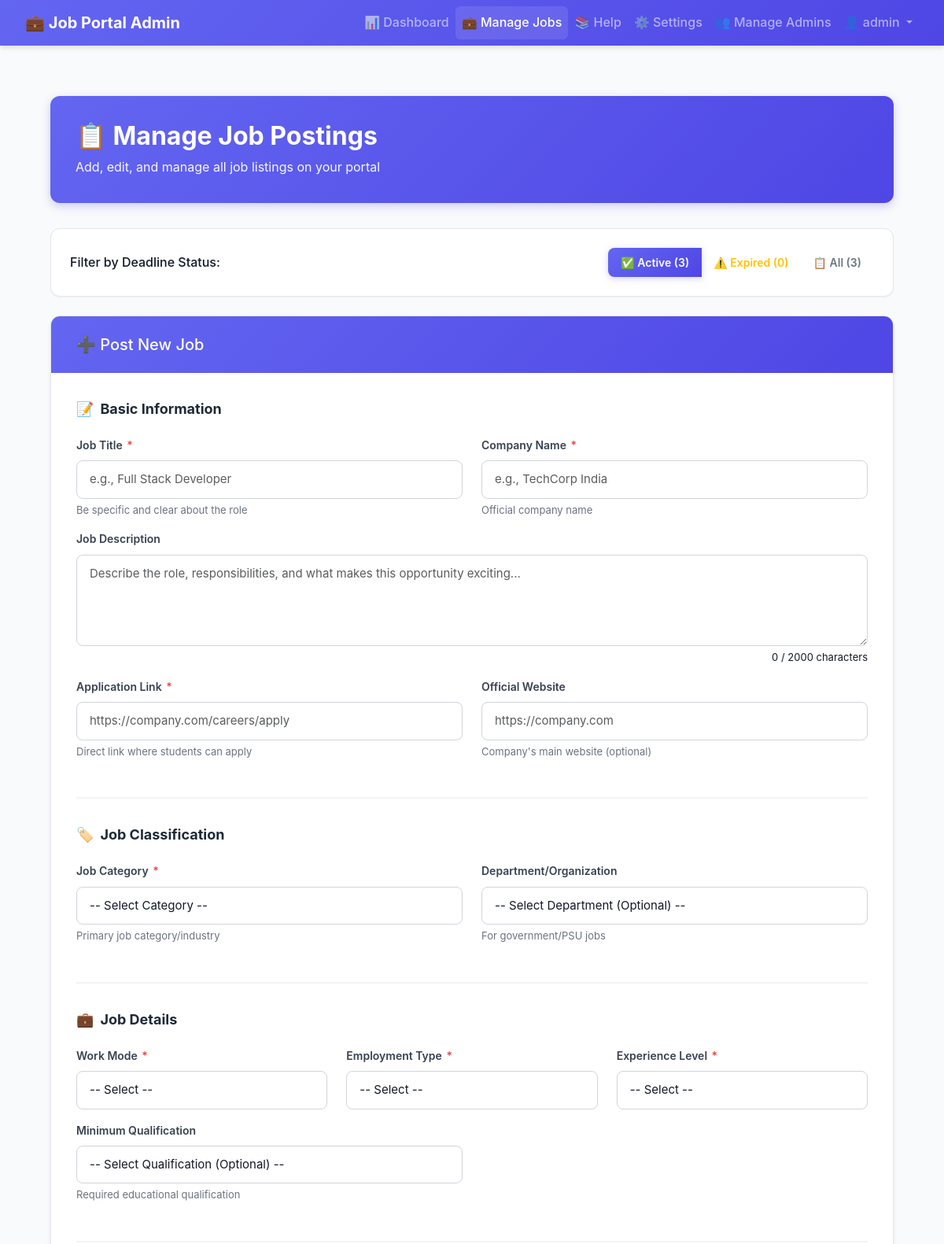
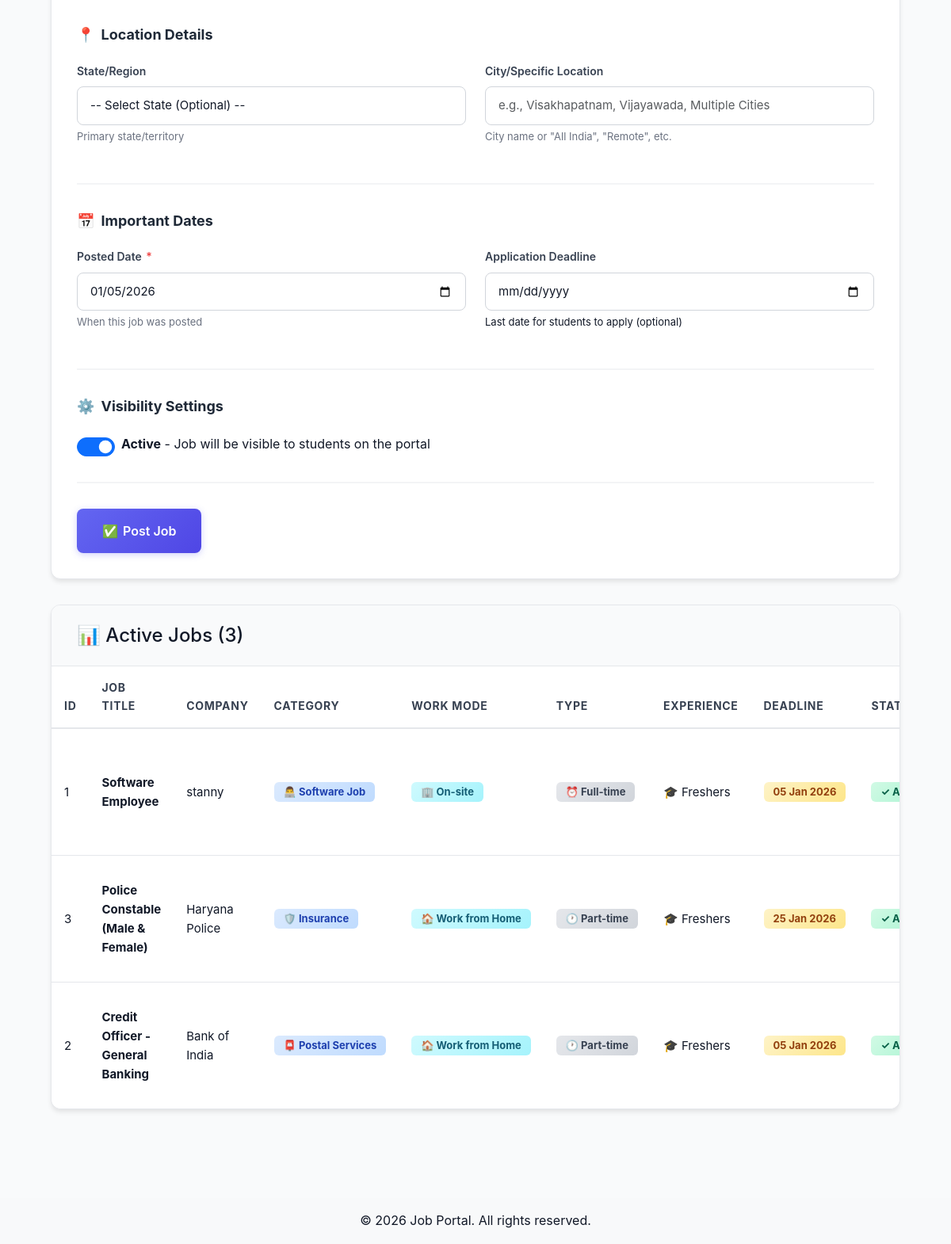
Page /admin/jobs.php (signed in) on the committed database (2 pictures, top to bottom).
### tables this page shows
CREATE TABLE `jobs` (
  `id` int(11) NOT NULL,
  `notification_number` varchar(100) DEFAULT NULL,
  `title` varchar(200) NOT NULL,
  `slug` varchar(255) DEFAULT NULL,
  `total_vacancies` int(11) DEFAULT NULL,
  `company` varchar(100) NOT NULL,
  `recruitment_board` varchar(200) DEFAULT NULL,
  `description` text DEFAULT NULL,
  `job_link` varchar(500) NOT NULL,
  `official_website` varchar(255) DEFAULT NULL,
  `work_mode` enum('Work from Home','On-site','Hybrid') DEFAULT 'On-site',
  `employment_type` enum('Full-time','Part-time','Internship') DEFAULT 'Full-time',
  `experience_level` enum('Freshers','0-2 years','2-5 years','5+ years') DEFAULT 'Freshers',
  `location` varchar(100) DEFAULT NULL,
  `category` varchar(50) DEFAULT NULL,
  `posted_date` date NOT NULL,
  `application_deadline` date DEFAULT NULL,
  `is_active` tinyint(4) DEFAULT 1,
  `created_at` timestamp NOT NULL DEFAULT current_timestamp(),
  `vacancy_breakdown` text DEFAULT NULL COMMENT 'JSON format for position-wise breakdown',
  `min_qualification_id` int(11) DEFAULT NULL COMMENT 'FK to master_qualifications',
  `required_percentage` varchar(50) DEFAULT NULL,
  `age_limit_min` int(11) DEFAULT NULL,
  `age_limit_max` int(11) DEFAULT NULL,
  `age_relaxation` text DEFAULT NULL,
  `required_experience` varchar(100) DEFAULT NULL,
  `salary_min` decimal(10,2) DEFAULT NULL,
  `salary_max` decimal(10,2) DEFAULT NULL,
  `pay_scale` varchar(100) DEFAULT NULL,
  `allowances_details` text DEFAULT NULL,
  `selection_process` text DEFAULT NULL COMMENT 'Exam/Interview stages',
  `exam_pattern` text DEFAULT NULL COMMENT 'Exam structure details',
  `notification_date` date DEFAULT NULL,
  `last_date_to_apply` date DEFAULT NULL,
  `exam_date` date DEFAULT NULL,
  `result_date` date DEFAULT NULL,
  `eligibility_cutoff_date` date DEFAULT NULL,
  `application_fee_general` decimal(10,2) DEFAULT NULL,
  `application_fee_obc` decimal(10,2) DEFAULT NULL,
  `application_fee_sc_st` decimal(10,2) DEFAULT NULL,
  `payment_mode` varchar(100) DEFAULT 'Online',
  `notification_pdf` varchar(255) DEFAULT NULL,
  `syllabus_pdf` varchar(255) DEFAULT NULL,
  `admit_card_link` varchar(255) DEFAULT NULL,
  `answer_key_link` varchar(255) DEFAULT NULL,
  `job_category_id` int(11) DEFAULT NULL COMMENT 'FK to master_job_categories',
  `work_mode_id` int(11) DEFAULT NULL COMMENT 'FK to master_work_modes',
  `employment_type_id` int(11) DEFAULT NULL COMMENT 'FK to master_employment_types',
  `experience_level_id` int(11) DEFAULT NULL COMMENT 'FK to master_experience_levels',
  `state_id` int(11) DEFAULT NULL COMMENT 'FK to master_states',
  `department_id` int(11) DEFAULT NULL COMMENT 'FK to master_departments',
  `important_instructions` text DEFAULT NULL,
  `how_to_apply_steps` text DEFAULT NULL,
  `short_info` text DEFAULT NULL COMMENT 'Brief summary for listing page',
  `view_count` int(11) DEFAULT 0,
  `apply_click_count` int(11) DEFAULT 0,
  `updated_at` timestamp NOT NULL DEFAULT current_timestamp() ON UPDATE current_timestamp()
);

CREATE TABLE `master_job_categories` (
  `id` int(11) NOT NULL,
  `category_name` varchar(100) NOT NULL,
  `category_slug` varchar(100) NOT NULL,
  `icon` varchar(50) DEFAULT '?',
  `description` text DEFAULT NULL,
  `display_order` int(11) DEFAULT 0,
  `is_active` tinyint(1) DEFAULT 1,
  `created_at` timestamp NOT NULL DEFAULT current_timestamp(),
  `updated_at` timestamp NOT NULL DEFAULT current_timestamp() ON UPDATE current_timestamp()
);

CREATE TABLE `master_work_modes` (
  `id` int(11) NOT NULL,
  `mode_name` varchar(50) NOT NULL,
  `icon` varchar(50) DEFAULT '?',
  `display_order` int(11) DEFAULT 0,
  `is_active` tinyint(1) DEFAULT 1,
  `created_at` timestamp NOT NULL DEFAULT current_timestamp(),
  `updated_at` timestamp NULL DEFAULT NULL
);

CREATE TABLE `master_employment_types` (
  `id` int(11) NOT NULL,
  `type_name` varchar(50) NOT NULL,
  `icon` varchar(50) DEFAULT '⏰',
  `display_order` int(11) DEFAULT 0,
  `is_active` tinyint(1) DEFAULT 1,
  `created_at` timestamp NOT NULL DEFAULT current_timestamp(),
  `updated_at` timestamp NULL DEFAULT NULL
);

CREATE TABLE `master_experience_levels` (
  `id` int(11) NOT NULL,
  `level_name` varchar(50) NOT NULL,
  `icon` varchar(50) DEFAULT '?',
  `display_order` int(11) DEFAULT 0,
  `is_active` tinyint(1) DEFAULT 1,
  `created_at` timestamp NOT NULL DEFAULT current_timestamp(),
  `updated_at` timestamp NULL DEFAULT NULL
);

### admin/jobs.php (the view, shortened to what the rows shown need)
<?php
require_once '../includes/config.php';
require_once '../includes/functions.php';
$page = isset($_GET['page']) ? (int)$_GET['page'] : 1;
$perPage = 10;
$offset = ($page - 1) * $perPage;
$whereClause = "WHERE j.is_active = 1";
if (isset($_GET['show_expired'])) {
    $whereClause .= " AND j.application_deadline IS NOT NULL AND j.application_deadline < CURDATE()";
    $filterLabel = "Expired Jobs";
} elseif (!isset($_GET['show_all'])) {
    $whereClause .= " AND (j.application_deadline IS NULL OR j.application_deadline >= CURDATE())";
}
$jobsQuery = "SELECT j.*,
    c.category_name, c.icon as category_icon,
    w.mode_name, w.icon as work_mode_icon,
    e.type_name, e.icon as employment_icon,
    ex.level_name, ex.icon as experience_icon,
    s.state_name
    FROM jobs j
    LEFT JOIN master_job_categories c ON j.job_category_id = c.id
    LEFT JOIN master_work_modes w ON j.work_mode_id = w.id
    LEFT JOIN master_employment_types e ON j.employment_type_id = e.id
    LEFT JOIN master_experience_levels ex ON j.experience_level_id = ex.id
    LEFT JOIN master_states s ON j.state_id = s.id
    $whereClause
    ORDER BY j.posted_date DESC, j.id DESC
    LIMIT $perPage OFFSET $offset";
$jobs = $pdo->query($jobsQuery)->fetchAll();
include 'includes/header.php';
?>
<div class="admin-container">
    <div class="page-header">
        <h2>📋 Manage Job Postings</h2>
    </div>
    <div class="table-card">
        <div class="table-responsive">
            <?php if (count($jobs) > 0): ?>
            <table class="table table-hover mb-0">
                <thead>
                    <tr>
                        <th>ID</th>
                        <th>Job Title</th>
                        <th>Company</th>
                        <th>Category</th>
                        <th>Work Mode</th>
                        <th>Type</th>
                        <th>Experience</th>
                        <th>Deadline</th>
                        <th>Status</th>
                    </tr>
                </thead>
                <tbody>
                    <?php foreach ($jobs as $job): ?>
                    <tr>
                        <td data-label="ID"><?php echo $job['id']; ?></td>
                        <td data-label="Title"><strong><?php echo sanitize($job['title']); ?></strong></td>
                        <td data-label="Company"><?php echo sanitize($job['company']); ?></td>
                        <td data-label="Category">
                            <?php if ($job['category_name']): ?>
                                <span class="badge bg-primary">
                                    <?php echo $job['category_icon']; ?> <?php echo sanitize($job['category_name']); ?>
                                </span>
                            <?php else: ?>
                                <span class="text-muted">-</span>
                            <?php endif; ?>
                        </td>
                        <td data-label="Work Mode">
                            <?php if ($job['mode_name']): ?>
                                <span class="badge bg-info">
                                    <?php echo $job['work_mode_icon']; ?> <?php echo $job['mode_name']; ?>
                                </span>
                            <?php else: ?>
                                <span class="text-muted">-</span>
                            <?php endif; ?>
                        </td>
                        <td data-label="Type">
                            <?php if ($job['type_name']): ?>
                                <span class="badge bg-secondary">
                                    <?php echo $job['employment_icon']; ?> <?php echo $job['type_name']; ?>
                                </span>
                            <?php else: ?>
                                <span class="text-muted">-</span>
                            <?php endif; ?>
                        </td>
                        <td data-label="Experience">
                            <?php if ($job['level_name']): ?>
                                <?php echo $job['experience_icon']; ?> <?php echo $job['level_name']; ?>
                            <?php else: ?>
                                <span class="text-muted">-</span>
                            <?php endif; ?>
                        </td>
                        <td data-label="Deadline">
                            <?php if ($job['application_deadline']): ?>
                                <?php
                                $deadline = strtotime($job['application_deadline']);
                                $today = strtotime(date('Y-m-d'));
                                $isExpired = $deadline < $today;
                                ?>
                                <span class="badge <?php echo $isExpired ? 'bg-danger' : 'bg-warning text-dark'; ?>">
                                    <?php echo date('d M Y', $deadline); ?>
                                </span>
                            <?php else: ?>
                                <span class="text-muted">No deadline</span>
                            <?php endif; ?>
                        </td>
                        <td data-label="Status">
                            <?php if ($job['is_active']): ?>
                                <span class="badge bg-success">✓ Active</span>
                            <?php else: ?>
                                <span class="badge bg-secondary">○ Inactive</span>
                            <?php endif; ?>
                        </td>
                    </tr>
                    <?php endforeach; ?>
                </tbody>
            </table>
            <?php endif; ?>
        </div>
    </div>
</div>
<?php include '../includes/footer.php'; ?>

### rows in the picture
jobs: id "1", title "Software Employee", company "stanny", master_job_categories.icon "👨‍💻", master_job_categories.category_name "Software Job", master_work_modes.icon "🏢", master_work_modes.mode_name "On-site", master_employment_types.icon "⏰", master_employment_types.type_name "Full-time", master_experience_levels.icon "🎓", master_experience_levels.level_name "Freshers", application_deadline "05 Jan 2026"
jobs: id "3", title "Police Constable (Male & Female)", company "Haryana Police", master_job_categories.icon "🛡️", master_job_categories.category_name "Insurance", master_work_modes.icon "🏠", master_work_modes.mode_name "Work from Home", master_employment_types.icon "🕐", master_employment_types.type_name "Part-time", master_experience_levels.icon "🎓", master_experience_levels.level_name "Freshers", application_deadline "25 Jan 2026"
jobs: id "2", title "Credit Officer - General Banking", company "Bank of India", master_job_categories.icon "📮", master_job_categories.category_name "Postal Services", master_work_modes.icon "🏠", master_work_modes.mode_name "Work from Home", master_employment_types.icon "🕐", master_employment_types.type_name "Part-time", master_experience_levels.icon "🎓", master_experience_levels.level_name "Freshers", application_deadline "05 Jan 2026"

### other values in the picture
$_SESSION['admin_username'] "admin"
$activeJobs "3"
$expiredJobs "0"
$totalJobsAll "3"
$filterLabel "Active Jobs"
$totalJobs "3"
